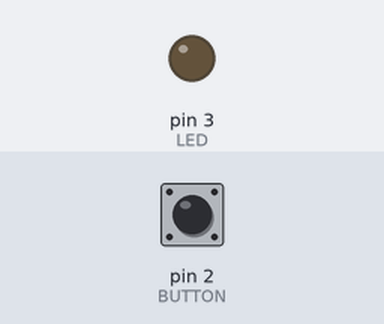
This sketch was run on a simulated Arduino Uno, built with avr-gcc and run on an emulated ATmega328P. Parts: output pins drawn as LEDs (lit = HIGH). Inputs (shaded band) come from the test bench; at power-on: pin 2 (BUTTON) LOW. What the sketch prints to the serial monitor is not drawn.

Above: at 1.2 s.
1.3 s: pin 2 (BUTTON) pulled HIGH for 0.15 s
At 1.38 s:
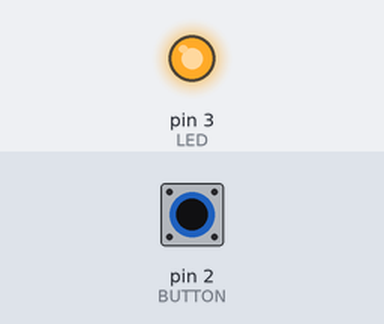
2.9 s: pin 2 (BUTTON) pulled HIGH for 3.2 s
At 7.1 s:
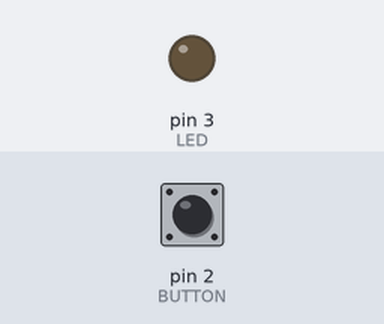
Timing chart, 0 to 8.6 s (numbered marks = the images above; inputs shaded):
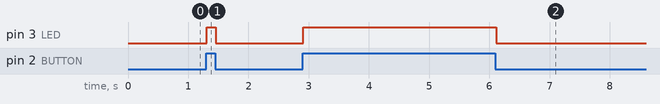

The sketch:

ch4_1_3_const.ino
```cpp
#define LED 3
const int BUTTON = 2;

void setup() {
  Serial.begin(9600);
  pinMode(LED, OUTPUT);
  pinMode(BUTTON, INPUT);
}

void loop() {
  if (digitalRead(BUTTON) == HIGH) {
    Serial.print(true);
    Serial.print(HIGH);
    Serial.println(OUTPUT);
    digitalWrite(LED, HIGH);
  } else {
    Serial.print(false);
    Serial.print(LOW);
    Serial.println(INPUT);
    digitalWrite(LED, LOW);
  }
}
```

Measured:
- after the input at 1.3 s, pin 3 (LED): LOW → HIGH at once, → LOW 0.15 s later
- after the input at 2.9 s, pin 3 (LED): LOW → HIGH at once, → LOW 3.2 s later
